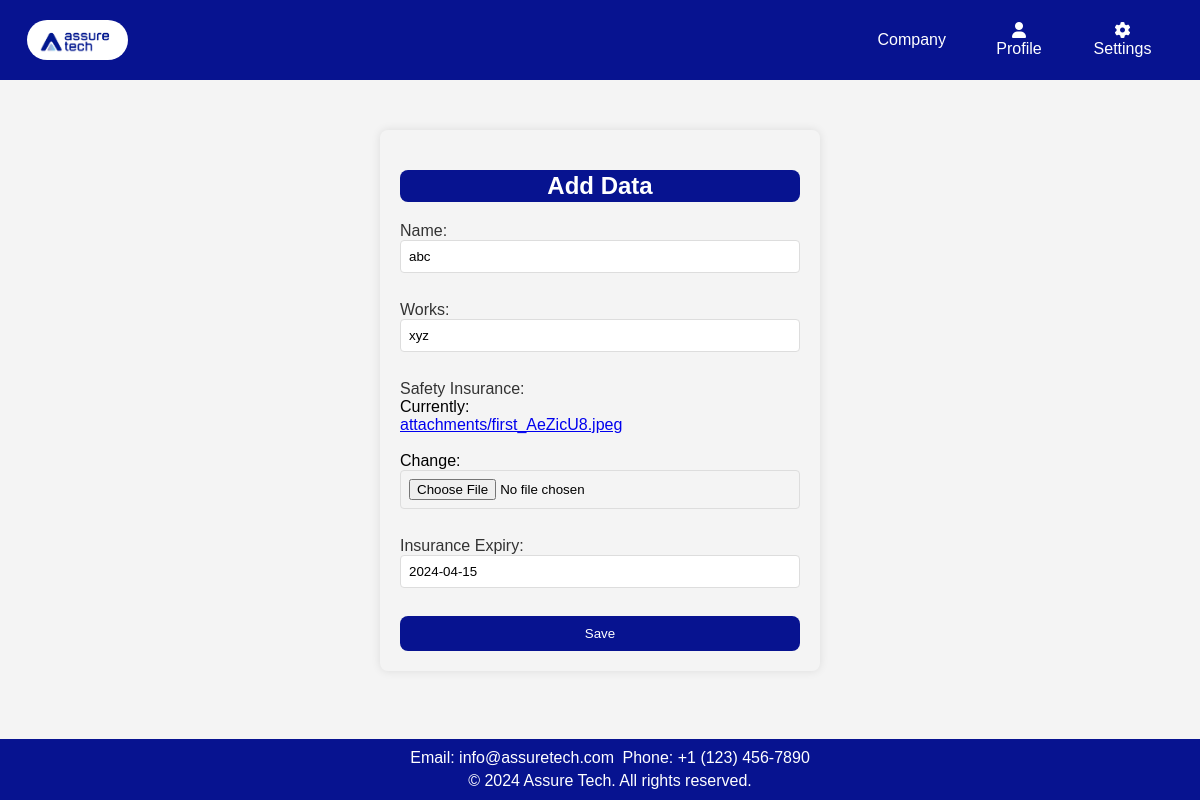
Screenshot of /edit_company/5/ with the database file from the repository.
### app1/models.py (models this page shows, shortened)
class company(models.Model):
    sr = models.AutoField(primary_key=True,unique=True)
    name = models.CharField(max_length=100)
    works = models.CharField(max_length=100)
    safety_insurance = models.FileField(upload_to='attachments/', validators=[FileExtensionValidator(['pdf', 'doc', 'docx', 'jpeg', 'jpg'])])
    insurance_expiry = models.DateField()

### app1/views.py (the view)
# urls.py: path('edit_company/<int:pk>/', CompanyUpdateView.as_view(), name='edit_company'),
class CompanyUpdateView(UpdateView):
    model = company
    form_class = CompanyForm
    template_name = 'app1/add_company.html'
    success_url = '/company/'
    def get(self, request, *args, **kwargs):
        asset_instance = get_object_or_404(company, pk=kwargs['pk'])
        form = self.form_class(instance=asset_instance)
        return self.render_to_response({'form': form})

### app1/forms.py
class CompanyForm(forms.ModelForm):
    class Meta:
        model = company
        fields = '__all__'
        widgets = {
            'safety_insurance': forms.ClearableFileInput(attrs={'accept': '.pdf,.doc,.docx,.jpeg,.jpg'}),
        }

### app1/templates/app1/add_company.html (shortened to what this page needs)
<!DOCTYPE html>
<html lang="en">
<head>
    <link rel="stylesheet" href="https://cdnjs.cloudflare.com/ajax/libs/font-awesome/5.15.3/css/all.min.css">
    <link rel="stylesheet" href="https://cdnjs.cloudflare.com/ajax/libs/font-awesome/6.0.0/css/all.min.css">
    {% load static %}
</head>
<body>
    <header>
        <nav class="nav">
            <a class="logo" href="#"><img src="{% static 'app1/images/logo.jpg' %}" alt="Logo"></a>
            <a class="r1" href="{% url 'company' %}">Company</a>
            <div class="dropdown">
                <a href="#" class="dropbtn"><i class="fas fa-user"></i>Profile</a>
            </div>
            <div class="dropdown">
                <a href="#" class="dropbtn"><i class="fas fa-cog"></i>Settings</a>
            </div>
        </nav>
    </header>
    <div class="content">
        <div class="form-container">
            <h2>Add Data</h2>
            <form method="post" enctype="multipart/form-data">
                <label for="id_name">Name:</label>
                {{ form.name }}
                <br>
                <label for="id_works">Works:</label>
                {{ form.works }}
                <br>
                <label for="id_safety_insurance">Safety Insurance:</label>
                {{ form.safety_insurance }}
                <br>
                <label for="id_insurance_expiry">Insurance Expiry:</label>
                {{ form.insurance_expiry }}
                <br>
                <button type="submit">Save</button>
            </form>
        </div>
    </div>
    <footer>
        <p>Email: info@assuretech.com</p>
        <p>Phone: +1 (123) 456-7890</p>
        <div class="footer-bottom">
            <p>&copy; 2024 Assure Tech. All rights reserved.</p>
        </div>
    </footer>
</body>
</html>

### app1/templates/app1/add_company.html (style rules this page uses)
body { font-family: 'Verdana', sans-serif; width: 100%; margin: 0; padding-top: 10vh; background: #f4f4f4; box-sizing: border-box; height: 700px; }
header { background-color: #071390; color: white; text-align: center; padding: 10px 0; position: fixed; top: 0; width: 100%; z-index: 1000; display: flex; justify-content: space-between; align-items: center; }
.nav { display: flex; align-items: center; margin-right: 10px; }
.logo img { max-height: 40px; margin-left: 15px; float: left; border-radius: 20px; }
.nav a { padding: 10px 12px; color: white; text-decoration: none; display: inline-block; margin-right: 25px; }
.dropdown { display: inline-block; }
.content { flex-grow: 1; padding: 30px; margin-top: 20px; height: 100px; }
.form-container { max-width: 400px; margin: 0 auto; background-color: transparent; padding: 20px; border-radius: 8px; box-shadow: 0 0 10px rgba(0, 0, 0, 0.1); }
.form-container h2 { text-align: center; background-color: #071390; color: white; border-radius: 8px; padding: 2px; }
form { display: flex; flex-direction: column; }
label { display: inline-block; margin-bottom: 0px; color: #333; }
input { display: block; width: 100%; padding: 8px; margin-bottom: 10px; border: 1px solid #ddd; border-radius: 4px; box-sizing: border-box; }
button { background-color: #071390; color: white; cursor: pointer; padding: 10px; border: none; border-radius: 8px; }
footer { position: fixed; bottom: 0; width: 100%; background-color: #071390; color: white; text-align: center; padding: 10px; z-index: 1000; }
footer h4, footer p { white-space: nowrap; margin: 0; padding: 2px; display: inline; }
.footer-bottom { white-space: nowrap; padding-top: 5px; }
.footer-bottom p { margin: 0; }
.r1 { margin-left: 700px; }

### rows the page displays
company: name "abc", works "xyz", insurance_expiry "2024-04-15"
